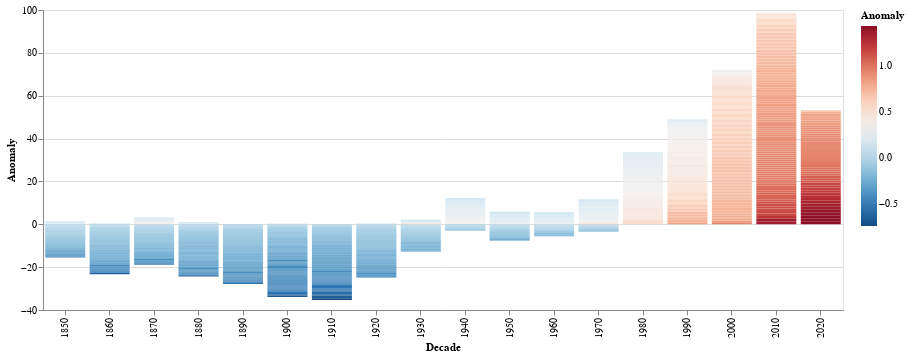

Notebook source saved alongside this figure:
### Markdown cell above
In Altair, the difference between using `Decade:O` and `Decade:N` lies in how the data is treated and displayed:

1. **Decade:O (Ordinal)**:
   - **Interpretation**: Treats the data as ordinal. This means the data is assumed to have a specific order, but not necessarily a numeric scale. It's often used for categorical data that has a meaningful sequence.
   - **Behavior**: 
     - Ensures the data is displayed in the order it appears in the dataset.
     - Useful for ordered categories such as days of the week, months, or decades, where the order is important, but the exact numeric value is not.

   Example: When using `Decade:O`, Altair will treat the decades as an ordered sequence. This ensures that the decades are displayed in chronological order, but it doesn't assume any numeric relationship between them (e.g., 1980 is not considered 90 units before 2070).

2. **Decade:N (Nominal)**:
   - **Interpretation**: Treats the data as nominal. This means the data is considered as names or labels without any intrinsic order or numeric relationship. It's used for categorical data where the order does not matter.
   - **Behavior**:
     - Treats each category independently, without implying any order.
     - Useful for non-ordered categories like country names, types of fruit, or other labels where the sequence is irrelevant.

   Example: When using `Decade:N`, Altair will treat each decade purely as a label. The order in which the decades are displayed might be determined by the order they appear in the dataset or some internal sorting mechanism, but there's no assumption of a sequence.

### Practical Impact in Your Chart

For your specific case of visualizing temperature anomalies by decade:

- **Using `Decade:O`**:
  - Ensures that the decades are treated as a sequence, which is important for chronological data.
  - Decades will appear in the correct chronological order on the x-axis.
  - This is typically the appropriate choice for time-based categories where the order matters.

- **Using `Decade:N`**:
  - Treats each decade purely as a label without any implied order.
  - The order of decades on the x-axis might not be chronological unless explicitly sorted.
  - Less appropriate for chronological data as it might disrupt the intended sequence.

### Code cell
# Create a bar chart using Altair

chart = alt.Chart(df  # Initialize the chart with the DataFrame 'df'
).mark_bar(  # Specify that we are using bar marks for the chart
).encode(  # Define the encodings for the chart
    x='Decade:N',  # The x-axis will represent 'Decade' as a nominal (categorical) variable
    y='Anomaly',  # The y-axis will represent the 'Anomaly' values
    color=alt.Color('Anomaly', scale=alt.Scale(scheme='redblue', reverse=True))  # Color the bars based on the 'Anomaly' values using a reversed red-to-blue color scheme
).properties(
    width=800  # Set the width of the chart to 800 pixels
).transform_calculate(
    Decade = "(year(datum.Date) - year(datum.Date) % 10)"  # Calculate the decade for each data point by subtracting the year modulo 10 from the year
)

chart  # Display the chart

### Figure 1 — Vega-Lite specification as saved in the notebook (floating-point values rounded to 4 significant figures; data arrays with more than 128 entries replaced by an {"elided": "..."} marker saying what was removed)
{"config": {"view": {"continuousWidth": 300, "continuousHeight": 300}}, "data": {"name": "data-b45104b8f60ce39e9401a791c4371e52"}, "mark": {"type": "bar"}, "encoding": {"color": {"field": "Anomaly", "scale": {"reverse": true, "scheme": "redblue"}, "type": "quantitative"}, "x": {"field": "Decade", "type": "nominal"}, "y": {"field": "Anomaly", "type": "quantitative"}}, "transform": [{"calculate": "(year(datum.Date) - year(datum.Date) % 10)", "as": "Decade"}], "width": 800, "$schema": "https://vega.github.io/schema/vega-lite/v5.17.0.json", "datasets": {"data-b45104b8f60ce39e9401a791c4371e52": {"elided": "2092 records"}}}
